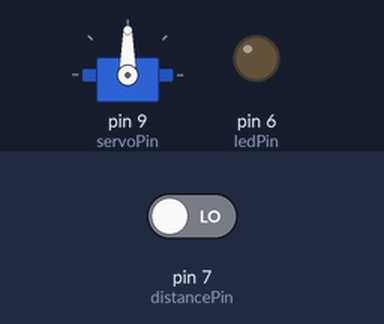
This sketch was run on a simulated Arduino Uno, built with avr-gcc and run on an emulated ATmega328P. Parts: servo, output pins drawn as LEDs (lit = HIGH). Inputs (shaded band) come from the test bench; at power-on: pin 7 (distancePin) LOW.

Above: at 1.2 s.
1.3 s: pin 7 (distancePin) driven HIGH
At 2.3 s:
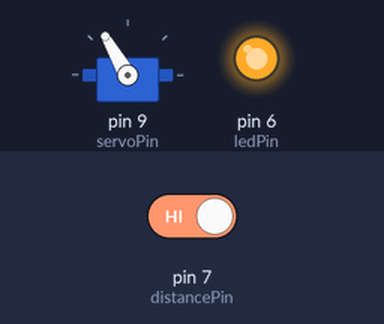
4.3 s: pin 7 (distancePin) driven LOW
At 5.0 s:
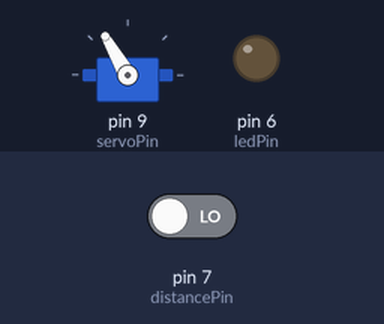
Timing chart, 0 to 7.3 s (numbered marks = the images above; inputs shaded):
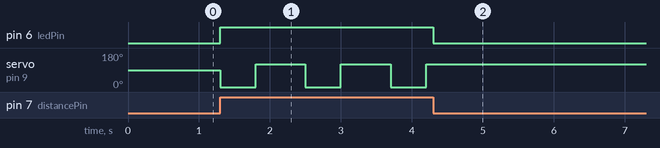

Measured:
- after the input at 1.3 s, pin 6 (ledPin): LOW → HIGH at once; servo on pin 9 (servoPin): alternates 120° for 0.70 s and 0° for 0.50 s, starting at once
- after the input at 4.3 s, pin 6 (ledPin): HIGH → LOW at once; servo on pin 9 (servoPin): stops changing and stays 120°

The sketch:

arduinogithub.ino
```cpp
#include <Servo.h>  // Include the Servo library

const int distancePin = 7;  // Pin for the distance sensor
const int ledPin = 6;       // Pin for the LED
const int servoPin = 9;     // Pin where the servo is connected

Servo knifeServo;  // Create a Servo object to control the knife

void setup() {
  pinMode(distancePin, INPUT);   // Set the distance sensor pin as input
  pinMode(ledPin, OUTPUT);       // Set the LED pin as output

  knifeServo.attach(servoPin);   // Attach the servo to the defined pin
  Serial.begin(9600);            // Start serial communication at 9600 baud rate
}

void loop() {
  // Read the state of the distance sensor
  if (digitalRead(distancePin) == HIGH) {
    digitalWrite(ledPin, HIGH);   // Turn off the LED if sensor is LOW
    knifeServo.write(0);
    for (int i = 0; i < 50; i++) {
      if (digitalRead(distancePin) == LOW) { break; }
      delay(10);
    }
    // Rotate the servo to 120 degrees
    knifeServo.write(120);

    for (int i = 0; i < 70; i++) {
      if (digitalRead(distancePin) == LOW) { break; }
      delay(10);
    }
  } else {
    digitalWrite(ledPin, LOW);  // Turn on the LED if sensor is HIGH

  }

  // // Rotate the servo to 0 degrees
  // knifeServo.write(0);
  // delay(1000);  // Wait for 1 second

  // // Rotate the servo to 120 degrees
  // knifeServo.write(120);
  // delay(1000);  // Wait for 1 second

}
```
